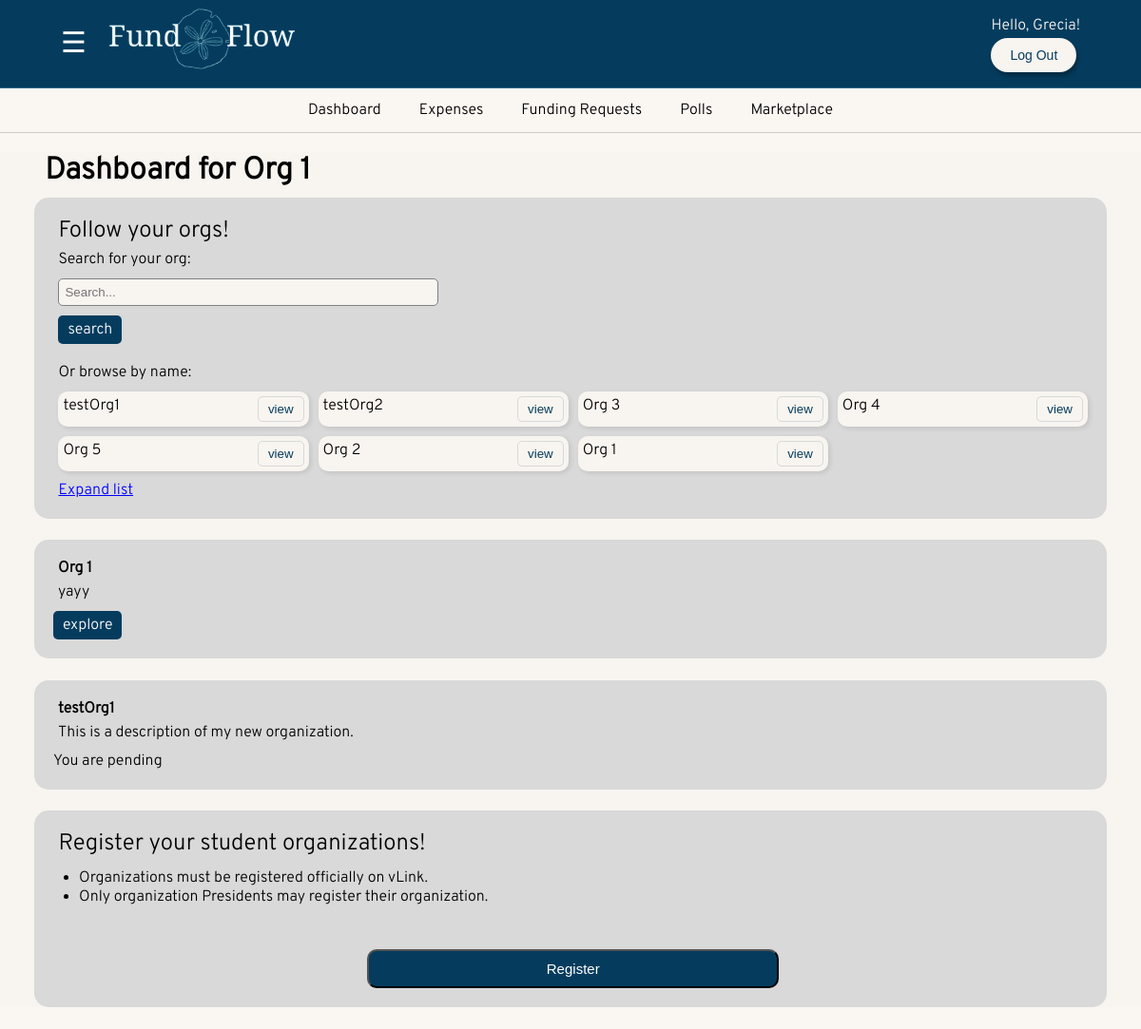
The app's page /dashboard/ (signed in) with its own data.
### FundFlow/models.py (models this page shows, shortened)
class UserProfile(models.Model):
    USER_TYPES = [
        ('president', 'President'),
        ('treasurer', 'Treasurer'),
        ('member', 'Member')
    ]
    user = models.OneToOneField(
        User, #primary attributes of the default user are: username, password, email, first_name, last_name
        on_delete=models.CASCADE
    )
    user_type = models.CharField(
        max_length=10,
        choices=USER_TYPES
    )
    current_Org=models.ForeignKey(
        'Organization',
        on_delete=models.SET_NULL,  # <- this makes sure UserProfile isn't deleted
        blank=True,
        null=True
    )

class Organization(models.Model):
    name= models.CharField(max_length=255, unique=True)
    description = models.TextField(blank=True, null=True)
    president = models.ForeignKey(User, on_delete=models.CASCADE, related_name='president_of', blank=True, null=True)
    treasurer = models.ForeignKey(User, on_delete=models.SET_NULL ,related_name='treasurer_of', blank=True, null=True)
    members = models.ManyToManyField(User, related_name='organizations', blank=True)
    pending_members = models.ManyToManyField(User, related_name='pending_organizations', blank=True)
    bank_email= models.EmailField(verbose_name='Email Address', unique=False, blank=True, null=True)
    tickets=models.ManyToManyField('CreateTicket', related_name='tickets', blank=True)
    def __str__(self):
        return self.name

### FundFlow/views.py (the view, shortened to what this page needs)
# urls.py: path('dashboard/', views.dashboard_view, name='dashboard'),
@login_required
def dashboard_view(request):
    current_user = request.user
    curProf=UserProfile.objects.get(user=current_user)
    orgs= Organization.objects.all()
    belongsOrgs= Organization.objects.filter(members=current_user)
    pendsOrgs= Organization.objects.filter(pending_members=current_user)
    user_type= curProf.user_type
    print(user_type)
    context = {
        'orgs':orgs,
        'belongsOrgs':belongsOrgs,
        'user_type':user_type,
        'pendsOrgs':pendsOrgs,
        'curProf':curProf
    }
    return render(request, 'dashboard.html', context)

### FundFlow/templates/dashboard.html (shortened to what this page needs)
{% extends 'base.html' %}
{% load crispy_forms_tags %}
{% block content %}
<!DOCTYPE html>
<html lang="en">
<head>
    <link rel="stylesheet" href="https://cdnjs.cloudflare.com/ajax/libs/font-awesome/6.0.0/css/all.min.css">
</head>
<body>
    <main>
        <div class="org-section">
            <label id="get-started">Dashboard for {{curProf.current_Org}}</label>
            <div class="info-container">
                <div class="text-container">
                    <label id="subtitle-label">Follow your orgs!</label>
                    <label for="text-label">Search for your org:</label>
                    <form method="POST" class="join-form">
                        <input type="text" id="text-label" name="seb" placeholder="Search...">
                        <button class="explore explore-btn" name="searchBtn"  >search</button>
                    </form>
                    <p><br>Or browse by name:</p>
                    <div class="org-grid">
                        {% for org in orgs %}
                        <form method="POST" class="join-form">
                            <div class="org-item" btn="org-item" >{{org.name}}<button class="org-btn view-btn" name="org_id" value="{{org.id}}">view</button></div>
                        </form>
                        {% endfor %}
                    </div>
                    <div class="expand" id="expand-btn">Expand list</div>
                </div>
            </div>
            {% for apt in belongsOrgs %}
            <form method="POST" class="join-form">
            <div class="info-container">
                    <div class="apart-of">
                        <div class="show-belong-org-name">{{apt.name}}</div>
                        <div class="show-belong-org-description">
                            {{apt.description}}
                        </div>
                        <button class="explore explore-btn" name="apt_id" value="{{apt.id}}" >explore</button>
                    </div>
            </div>
            </form>
            {% endfor %}
            {% for apt in pendsOrgs %}
            <div class="info-container">
                    <div class="apart-of">
                        <div class="show-belong-org-name ">{{apt.name}}</div>
                        <div class="show-belong-org-description">
                            {{apt.description}}
                        </div>
                        You are pending
                    </div>
            </div>
            {% endfor %}
            <div class = "info-container">
                <div class="text-container">
                    <label id="subtitle-label">Register your student organizations!</label>
                    <ul class="list-text-container">
                        <li>Organizations must be registered officially on vLink.</li>
                        <li>Only organization Presidents may register their organization.</li>
                    </ul>
                    <a href="{% url 'registerorg' %}">
                        <button class="register-btn" >Register</button>
                    </a>
                </div>
            </div>
        </div>
    </main>
</body>
</html>
{% endblock %}

### FundFlow/templates/base.html (shortened to what this page needs)
<!doctype html>
<html lang="en">
  <head>
    {%load static%}
    <link rel="stylesheet" href="{% static 'dashboard.css' %}">
    <link rel="stylesheet" href="{% static 'home.css' %}">
    <link rel="stylesheet" href="{% static 'signUp.css' %}">
    <link rel="stylesheet" href="{% static 'index.css' %}">
    <link rel="stylesheet" href="https://cdnjs.cloudflare.com/ajax/libs/font-awesome/6.0.0/css/all.min.css">
    <link rel="stylesheet" href="{% static 'registerorg.css' %}">
    <link rel="stylesheet" href="{% static 'voting.css' %}">
    <link rel="stylesheet" href="{% static 'expenses.css' %}">
    <link rel="stylesheet" href="{% static 'budgetRev.css' %}">
    <link rel="stylesheet" href="{% static 'manageOrganization.css' %}">
    <link rel="stylesheet" href="{% static 'confirmDelete.css' %}">
    <link rel="stylesheet" href="{% static 'fundingRequests.css' %}">
    <link rel="stylesheet" href="{% static 'manageMarketplace.css' %}">
    <link rel="stylesheet" href="{% static 'marketplace.css' %}">
    <link rel="stylesheet" href="{% static 'checkout.css' %}">
  </head>
  <body>
    <header class="py-3 mb-4 border-bottom" id="header">
      <div class="header-container">
          {% if user.is_authenticated %}
          {% if user_type == "president" or user_type == "treasurer" %}
          <span id="menu-toggle" class="menu-icon">&#9776;</span>
          {% endif %}
          {% endif %}
          <a href="#" class="d-flex align-items-center link-body-emphasis text-decoration-none">
              <span class="logo">
                  <img src="{% static 'images/FundFlow_logo.png' %}" alt="Logo">
              </span>
          </a>
      </div>
      <div>
        {% if user.is_authenticated %}
        <a class="hello-user"> Hello, {{user.first_name}}! </a>
        <form action="{% url 'logout' %}" method="post">
          <button type="submit" class="logout-btn">Log Out</button>
        </form>
        {% endif %}
      </div>
    </header>
    {% if user.is_authenticated %}
    <nav class="py-2 bg-body-tertiary border-bottom">
        <div class="container d-flex flex-wrap">
            <ul class="nav me-auto">
                <li class="nav-item" onclick="activeTab('nav-item')"><a href="{% url 'dashboard' %}" class="nav-link link-body-emphasis px-2" aria-current="page">Dashboard</a></li>
                <li class="nav-item"><a href="{% url 'expenses' %}" class="nav-link link-body-emphasis px-2">Expenses</a></li>
                <li class="nav-item"><a href="{% url 'fundingRequests' %}" class="nav-link link-body-emphasis px-2">Funding Requests</a></li>
                <li class="nav-item"><a href="{% url 'voting' %}" class="nav-link link-body-emphasis px-2">Polls</a></li>
                <li class="nav-item"><a href="{% url 'marketplace' %}" class="nav-link link-body-emphasis px-2">Marketplace</a></li>
            </ul>
        </div>
    </nav>
    {% endif %}
    <div class="container">
        {% block content %}
        {% endblock %}
    </div>
  </body>
</html>

### FundFlow/static/dashboard.css (style rules this page uses)
* { margin: 0; padding: 0; box-sizing: border-box; }
body { display: flex; flex-direction: column; }
main { flex-grow: 1; background: #F8F5F0; }
.org-section { width: 94%; margin-left: 3%; }
#get-started { font-size: 2em; font-weight: bold; margin-bottom: 8px; margin-left: 1%; margin-top:20px; display: block; }
.info-container { width: 100%; margin: auto; margin-bottom: 2%; padding: 20px; background-color: #D9D9D9; border-radius: 15px; text-align: left; }
.text-container { margin-left:0.5%; }
.org-grid { display: grid; grid-template-columns: repeat(4, 1fr); gap: 10px; margin-top: 10px; }
.org-item { display: flex; justify-content: space-between; background-color: #F8F5F0; padding: 5px; border-radius: 10px; box-shadow: 2px 2px 5px rgba(0,0,0,0.1); }
#subtitle-label { font-size: 1.5em; display: block; margin-bottom: 5px; }
#text-label { background-color: #F8F5F0; display: block; width: 40%; max-width: 400px; padding: 6px; border: 1px solid grey; border-radius: 5px; margin-top: 10px; margin-bottom: 10px; }
.list-text-container { margin-left:2%; margin-top: 1%; }
.register-btn { border-radius: 20px; background-color: #053C5E; margin-top: 12px; color: white; padding: 10px 30px; text-align: center; text-decoration: none; display: inline-block; font-size: 16px; width: 200px; }
.expand { margin-top: 10px; color: blue; cursor: pointer; text-decoration: underline; }
.explore-btn { font-family: 'Overpass', sans-serif; font-size: medium; padding: 5px 10px 5px 10px; text-decoration: none; border-radius: 5px; background-color: #053C5E; color: white; border: 0px; }
.view-btn { display: flex; padding: 5px 10px 5px 10px; text-decoration: none; border-radius: 5px; background-color: #F8F5F0; color: #053C5E; border: 1px solid #d5d9d9; }
.show-belong-org-name { font-weight: bold; padding-bottom: 5px; padding-left: 5px; }
.show-belong-org-description { padding-left: 5px; padding-bottom: 10px; }

### FundFlow/static/home.css (style rules this page uses)
body { margin: 0; padding: 0; background-color: #F8F5F0; font-family: 'Overpass', sans-serif; }

### FundFlow/static/signUp.css (style rules this page uses)
body { margin: 0; padding: 0; background-color: #F8F5F0; }

### FundFlow/static/index.css (style rules this page uses)
body { background-color: #FAF6F1; margin: 0; }
#header { background-color: #053C5E; border-bottom: 1px solid #2a668b; padding: .5rem 4rem; display: flex; align-items: center; justify-content: space-between; }
.header-container { display: flex; align-items: center; gap: 1rem; }
.menu-icon { font-size: 30px; cursor: pointer; color: white; transition: transform 0.3s ease-in-out; }
.logo img { height: 70px; width: auto; }
.logout-btn { background-color: #F8F5F0; border: none; text-decoration: none; color: #053C5E; padding: 10px 20px; border-radius: 25px; font-size: 14px; text-align: center; cursor: pointer; box-shadow: 2px 4px 5px rgba(0, 0, 0, 0.3); margin-top: 3px; }
nav { background-color: #FAF6F1; border-bottom: 1px solid #ccc; padding: 0.8rem 0; }
.nav { list-style: none; display: flex; justify-content: center; padding: 0; margin: 0; }
.nav-item { margin: 0 10px; }
.nav-link { color: black; text-decoration: none; font-size: 1rem; padding: 5px 10px; transition: color 0.3s ease; font-family: 'Overpass', sans-serif; font-weight: 300; }
.hello-user { font-family: 'Overpass', sans-serif; color: #F8F5F0; }

### FundFlow/static/registerorg.css (style rules this page uses)
body { display: flex; flex-direction: column; }
main { flex-grow: 1; background: #F8F5F0; }
.register-btn { border-radius: 10px; background-color: #053C5E; margin-top: 45px; color: white; padding: 10px 30px; text-align: center; display: inline-block; font-size: 15px; width: 40%; margin-left: 30%; }
.expand { margin-top: 10px; color: blue; cursor: pointer; text-decoration: underline; }

### FundFlow/static/voting.css (style rules this page uses)
body { font-family: 'Overpass', sans-serif; }

### FundFlow/static/fundingRequests.css (style rules this page uses)
body { font-family: 'Overpass', sans-serif; }

### records on screen
UserProfile: current_Org "Org 1"
Organization: name "testOrg1", {{ org.id }} 1 (drawn), description "This is a description of my new organization."
Organization: name "testOrg2", {{ org.id }} 2 (drawn)
Organization: name "Org 3", {{ org.id }} 3 (drawn)
Organization: name "Org 4", {{ org.id }} 11 (drawn)
Organization: name "Org 5", {{ org.id }} 13 (drawn)
Organization: name "Org 2", {{ org.id }} 16 (drawn)
Organization: name "Org 1", {{ org.id }} 17 (drawn), description "yayy", {{ apt.id }} 17 (drawn)

### other values on screen
{{ user.first_name }} "Grecia"
